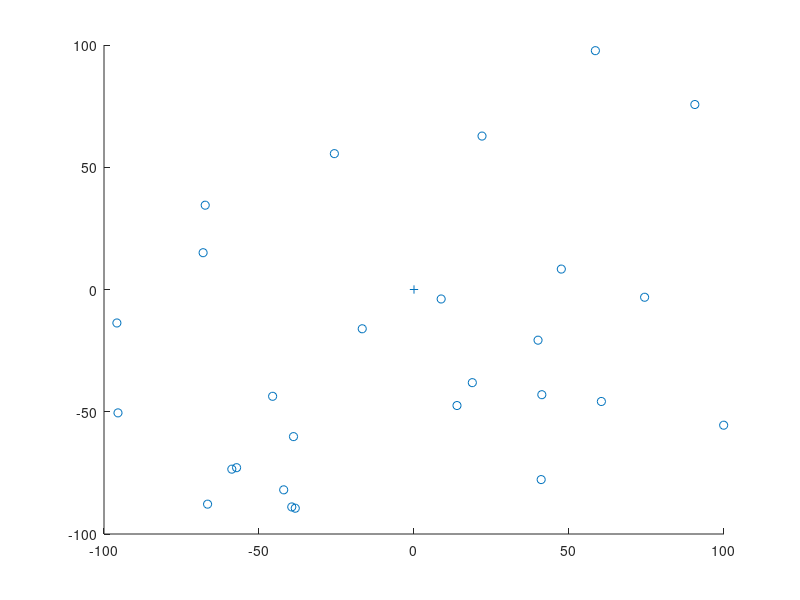

Here is the MATLAB script that generated this plot:

no_of_points=30;
max_size=100;

random_coefficients_for_x=2*rand(no_of_points,1)-1;
random_coefficients_for_y=2*rand(no_of_points,1)-1;

x_coordinates=random_coefficients_for_x.*max_size;
y_coordinates=random_coefficients_for_y.*max_size;

beta=0.002;
block_prob=binornd(1,1-exp(-beta*sqrt(x_coordinates.^2+y_coordinates.^2)),no_of_points,1);

block_indice=find(block_prob==1);

new_size=no_of_points-length(block_indice);

x_coordinates(block_indice)=[];
y_coordinates(block_indice)=[];

[distances,index]=sort(sqrt(x_coordinates.^2+y_coordinates.^2));

% x_cd=x_coordinates(index);
% y_cd=y_coordinates(index);
% 
% theta=atan2(y_cd(1),x_cd(1));
% 
% x_coordinates2=x_cd.*cos(theta(1))+y_cd.*sin(theta(1));
% y_coordinates2=-x_cd.*sin(theta(1))+y_cd.*cos(theta(1));

scatter(x_coordinates,y_coordinates,'bo');
hold on;
plot(0,0,'+');
